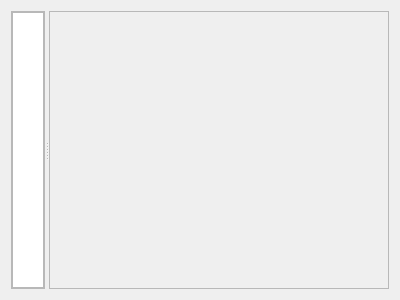
<?xml version="1.0" encoding="UTF-8"?>
<ui version="4.0">
 <class>TabHolder</class>
 <widget class="QWidget" name="TabHolder">
  <property name="geometry">
   <rect>
    <x>0</x>
    <y>0</y>
    <width>400</width>
    <height>300</height>
   </rect>
  </property>
  <property name="windowTitle">
   <string>Form</string>
  </property>
  <layout class="QHBoxLayout" name="horizontalLayout">
   <item>
    <widget class="QSplitter" name="splitter">
     <property name="sizePolicy">
      <sizepolicy hsizetype="Preferred" vsizetype="Preferred">
       <horstretch>0</horstretch>
       <verstretch>0</verstretch>
      </sizepolicy>
     </property>
     <property name="orientation">
      <enum>Qt::Horizontal</enum>
     </property>
     <property name="opaqueResize">
      <bool>true</bool>
     </property>
     <property name="childrenCollapsible">
      <bool>true</bool>
     </property>
     <widget class="QFrame" name="contactFrame">
      <property name="sizePolicy">
       <sizepolicy hsizetype="Preferred" vsizetype="Preferred">
        <horstretch>1</horstretch>
        <verstretch>0</verstretch>
       </sizepolicy>
      </property>
      <property name="frameShape">
       <enum>QFrame::StyledPanel</enum>
      </property>
      <property name="frameShadow">
       <enum>QFrame::Raised</enum>
      </property>
      <layout class="QHBoxLayout" name="horizontalLayout_2" stretch="0">
       <property name="spacing">
        <number>0</number>
       </property>
       <property name="leftMargin">
        <number>0</number>
       </property>
       <property name="topMargin">
        <number>0</number>
       </property>
       <property name="rightMargin">
        <number>0</number>
       </property>
       <property name="bottomMargin">
        <number>0</number>
       </property>
       <item>
        <widget class="QTreeView" name="contactView">
         <property name="sizePolicy">
          <sizepolicy hsizetype="Ignored" vsizetype="Preferred">
           <horstretch>0</horstretch>
           <verstretch>0</verstretch>
          </sizepolicy>
         </property>
         <property name="indentation">
          <number>5</number>
         </property>
         <property name="rootIsDecorated">
          <bool>false</bool>
         </property>
         <property name="headerHidden">
          <bool>true</bool>
         </property>
        </widget>
       </item>
      </layout>
     </widget>
     <widget class="QFrame" name="chatFrame">
      <property name="sizePolicy">
       <sizepolicy hsizetype="Preferred" vsizetype="Preferred">
        <horstretch>10</horstretch>
        <verstretch>0</verstretch>
       </sizepolicy>
      </property>
      <property name="frameShape">
       <enum>QFrame::StyledPanel</enum>
      </property>
      <property name="frameShadow">
       <enum>QFrame::Raised</enum>
      </property>
      <layout class="QHBoxLayout" name="horizontalLayout_3" stretch="0">
       <property name="spacing">
        <number>0</number>
       </property>
       <property name="leftMargin">
        <number>0</number>
       </property>
       <property name="topMargin">
        <number>0</number>
       </property>
       <property name="rightMargin">
        <number>0</number>
       </property>
       <property name="bottomMargin">
        <number>0</number>
       </property>
       <item>
        <widget class="QStackedWidget" name="chatStack">
         <property name="sizePolicy">
          <sizepolicy hsizetype="Ignored" vsizetype="Preferred">
           <horstretch>0</horstretch>
           <verstretch>0</verstretch>
          </sizepolicy>
         </property>
         <widget class="QWidget" name="page">
          <property name="sizePolicy">
           <sizepolicy hsizetype="Preferred" vsizetype="Preferred">
            <horstretch>0</horstretch>
            <verstretch>0</verstretch>
           </sizepolicy>
          </property>
         </widget>
         <widget class="QWidget" name="page_2"/>
        </widget>
       </item>
      </layout>
     </widget>
    </widget>
   </item>
  </layout>
 </widget>
 <resources/>
 <connections/>
</ui>
